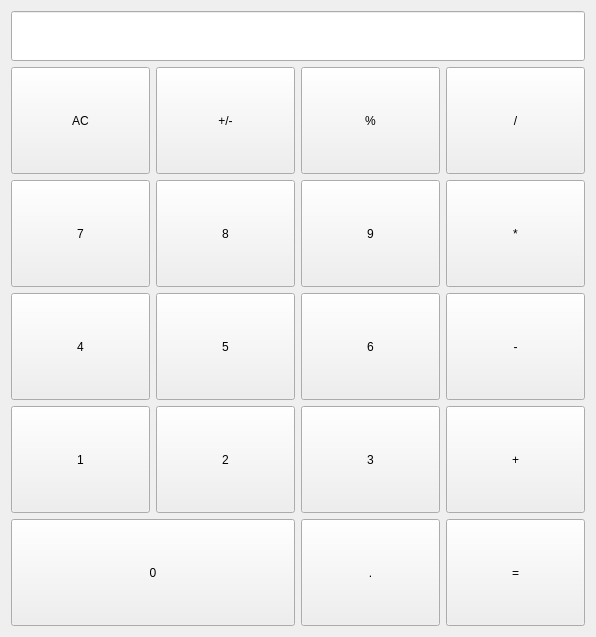
<?xml version="1.0" encoding="UTF-8"?>
<ui version="4.0">
 <class>Form</class>
 <widget class="QWidget" name="Form">
  <property name="geometry">
   <rect>
    <x>0</x>
    <y>0</y>
    <width>596</width>
    <height>637</height>
   </rect>
  </property>
  <property name="windowTitle">
   <string>Form</string>
  </property>
  <layout class="QGridLayout" name="gridLayout">
   <item row="0" column="0" colspan="4">
    <widget class="QLineEdit" name="lineEdit">
     <property name="minimumSize">
      <size>
       <width>0</width>
       <height>50</height>
      </size>
     </property>
     <property name="font">
      <font>
       <pointsize>20</pointsize>
       <weight>75</weight>
       <bold>true</bold>
      </font>
     </property>
     <property name="text">
      <string/>
     </property>
     <property name="alignment">
      <set>Qt::AlignRight|Qt::AlignTrailing|Qt::AlignVCenter</set>
     </property>
     <property name="readOnly">
      <bool>true</bool>
     </property>
    </widget>
   </item>
   <item row="1" column="0">
    <widget class="CaculatorBtn" name="pushButton">
     <property name="sizePolicy">
      <sizepolicy hsizetype="Minimum" vsizetype="Expanding">
       <horstretch>0</horstretch>
       <verstretch>0</verstretch>
      </sizepolicy>
     </property>
     <property name="text">
      <string>AC</string>
     </property>
     <property name="checkable">
      <bool>true</bool>
     </property>
     <property name="autoExclusive">
      <bool>true</bool>
     </property>
     <property name="bg" stdset="0">
      <string>lightgray</string>
     </property>
     <property name="role" stdset="0">
      <string>clear</string>
     </property>
    </widget>
   </item>
   <item row="1" column="1">
    <widget class="CaculatorBtn" name="pushButton_2">
     <property name="sizePolicy">
      <sizepolicy hsizetype="Minimum" vsizetype="Expanding">
       <horstretch>0</horstretch>
       <verstretch>0</verstretch>
      </sizepolicy>
     </property>
     <property name="text">
      <string>+/-</string>
     </property>
     <property name="checkable">
      <bool>true</bool>
     </property>
     <property name="autoExclusive">
      <bool>true</bool>
     </property>
     <property name="bg" stdset="0">
      <string>lightgray</string>
     </property>
     <property name="role" stdset="0">
      <string>num</string>
     </property>
    </widget>
   </item>
   <item row="1" column="2">
    <widget class="CaculatorBtn" name="pushButton_3">
     <property name="sizePolicy">
      <sizepolicy hsizetype="Minimum" vsizetype="Expanding">
       <horstretch>0</horstretch>
       <verstretch>0</verstretch>
      </sizepolicy>
     </property>
     <property name="text">
      <string>%</string>
     </property>
     <property name="checkable">
      <bool>true</bool>
     </property>
     <property name="autoExclusive">
      <bool>true</bool>
     </property>
     <property name="bg" stdset="0">
      <string>lightgray</string>
     </property>
     <property name="role" stdset="0">
      <string>num</string>
     </property>
    </widget>
   </item>
   <item row="1" column="3">
    <widget class="CaculatorBtn" name="pushButton_4">
     <property name="sizePolicy">
      <sizepolicy hsizetype="Minimum" vsizetype="Expanding">
       <horstretch>0</horstretch>
       <verstretch>0</verstretch>
      </sizepolicy>
     </property>
     <property name="text">
      <string>/</string>
     </property>
     <property name="checkable">
      <bool>true</bool>
     </property>
     <property name="autoExclusive">
      <bool>true</bool>
     </property>
     <property name="bg" stdset="0">
      <string>orange</string>
     </property>
     <property name="role" stdset="0">
      <string>operator</string>
     </property>
    </widget>
   </item>
   <item row="2" column="0">
    <widget class="CaculatorBtn" name="pushButton_7">
     <property name="sizePolicy">
      <sizepolicy hsizetype="Minimum" vsizetype="Expanding">
       <horstretch>0</horstretch>
       <verstretch>0</verstretch>
      </sizepolicy>
     </property>
     <property name="text">
      <string>7</string>
     </property>
     <property name="checkable">
      <bool>true</bool>
     </property>
     <property name="autoExclusive">
      <bool>true</bool>
     </property>
     <property name="bg" stdset="0">
      <string>gray</string>
     </property>
     <property name="role" stdset="0">
      <string>num</string>
     </property>
    </widget>
   </item>
   <item row="2" column="1">
    <widget class="CaculatorBtn" name="pushButton_5">
     <property name="sizePolicy">
      <sizepolicy hsizetype="Minimum" vsizetype="Expanding">
       <horstretch>0</horstretch>
       <verstretch>0</verstretch>
      </sizepolicy>
     </property>
     <property name="text">
      <string>8</string>
     </property>
     <property name="checkable">
      <bool>true</bool>
     </property>
     <property name="autoExclusive">
      <bool>true</bool>
     </property>
     <property name="bg" stdset="0">
      <string>gray</string>
     </property>
     <property name="role" stdset="0">
      <string>num</string>
     </property>
    </widget>
   </item>
   <item row="2" column="2">
    <widget class="CaculatorBtn" name="pushButton_6">
     <property name="sizePolicy">
      <sizepolicy hsizetype="Minimum" vsizetype="Expanding">
       <horstretch>0</horstretch>
       <verstretch>0</verstretch>
      </sizepolicy>
     </property>
     <property name="text">
      <string>9</string>
     </property>
     <property name="checkable">
      <bool>true</bool>
     </property>
     <property name="autoExclusive">
      <bool>true</bool>
     </property>
     <property name="bg" stdset="0">
      <string>gray</string>
     </property>
     <property name="role" stdset="0">
      <string>num</string>
     </property>
    </widget>
   </item>
   <item row="2" column="3">
    <widget class="CaculatorBtn" name="pushButton_8">
     <property name="sizePolicy">
      <sizepolicy hsizetype="Minimum" vsizetype="Expanding">
       <horstretch>0</horstretch>
       <verstretch>0</verstretch>
      </sizepolicy>
     </property>
     <property name="text">
      <string>*</string>
     </property>
     <property name="checkable">
      <bool>true</bool>
     </property>
     <property name="autoExclusive">
      <bool>true</bool>
     </property>
     <property name="bg" stdset="0">
      <string>orange</string>
     </property>
     <property name="role" stdset="0">
      <string>operator</string>
     </property>
    </widget>
   </item>
   <item row="3" column="0">
    <widget class="CaculatorBtn" name="pushButton_11">
     <property name="sizePolicy">
      <sizepolicy hsizetype="Minimum" vsizetype="Expanding">
       <horstretch>0</horstretch>
       <verstretch>0</verstretch>
      </sizepolicy>
     </property>
     <property name="text">
      <string>4</string>
     </property>
     <property name="checkable">
      <bool>true</bool>
     </property>
     <property name="autoExclusive">
      <bool>true</bool>
     </property>
     <property name="bg" stdset="0">
      <string>gray</string>
     </property>
     <property name="role" stdset="0">
      <string>num</string>
     </property>
    </widget>
   </item>
   <item row="3" column="1">
    <widget class="CaculatorBtn" name="pushButton_9">
     <property name="sizePolicy">
      <sizepolicy hsizetype="Minimum" vsizetype="Expanding">
       <horstretch>0</horstretch>
       <verstretch>0</verstretch>
      </sizepolicy>
     </property>
     <property name="text">
      <string>5</string>
     </property>
     <property name="checkable">
      <bool>true</bool>
     </property>
     <property name="autoExclusive">
      <bool>true</bool>
     </property>
     <property name="bg" stdset="0">
      <string>gray</string>
     </property>
     <property name="role" stdset="0">
      <string>num</string>
     </property>
    </widget>
   </item>
   <item row="3" column="2">
    <widget class="CaculatorBtn" name="pushButton_10">
     <property name="sizePolicy">
      <sizepolicy hsizetype="Minimum" vsizetype="Expanding">
       <horstretch>0</horstretch>
       <verstretch>0</verstretch>
      </sizepolicy>
     </property>
     <property name="text">
      <string>6</string>
     </property>
     <property name="checkable">
      <bool>true</bool>
     </property>
     <property name="autoExclusive">
      <bool>true</bool>
     </property>
     <property name="bg" stdset="0">
      <string>gray</string>
     </property>
     <property name="role" stdset="0">
      <string>num</string>
     </property>
    </widget>
   </item>
   <item row="3" column="3">
    <widget class="CaculatorBtn" name="pushButton_12">
     <property name="sizePolicy">
      <sizepolicy hsizetype="Minimum" vsizetype="Expanding">
       <horstretch>0</horstretch>
       <verstretch>0</verstretch>
      </sizepolicy>
     </property>
     <property name="text">
      <string>-</string>
     </property>
     <property name="checkable">
      <bool>true</bool>
     </property>
     <property name="autoExclusive">
      <bool>true</bool>
     </property>
     <property name="bg" stdset="0">
      <string>orange</string>
     </property>
     <property name="role" stdset="0">
      <string>operator</string>
     </property>
    </widget>
   </item>
   <item row="4" column="0">
    <widget class="CaculatorBtn" name="pushButton_15">
     <property name="sizePolicy">
      <sizepolicy hsizetype="Minimum" vsizetype="Expanding">
       <horstretch>0</horstretch>
       <verstretch>0</verstretch>
      </sizepolicy>
     </property>
     <property name="text">
      <string>1</string>
     </property>
     <property name="checkable">
      <bool>true</bool>
     </property>
     <property name="autoExclusive">
      <bool>true</bool>
     </property>
     <property name="bg" stdset="0">
      <string>gray</string>
     </property>
     <property name="role" stdset="0">
      <string>num</string>
     </property>
    </widget>
   </item>
   <item row="4" column="1">
    <widget class="CaculatorBtn" name="pushButton_13">
     <property name="sizePolicy">
      <sizepolicy hsizetype="Minimum" vsizetype="Expanding">
       <horstretch>0</horstretch>
       <verstretch>0</verstretch>
      </sizepolicy>
     </property>
     <property name="text">
      <string>2</string>
     </property>
     <property name="checkable">
      <bool>true</bool>
     </property>
     <property name="autoExclusive">
      <bool>true</bool>
     </property>
     <property name="bg" stdset="0">
      <string>gray</string>
     </property>
     <property name="role" stdset="0">
      <string>num</string>
     </property>
    </widget>
   </item>
   <item row="4" column="2">
    <widget class="CaculatorBtn" name="pushButton_14">
     <property name="sizePolicy">
      <sizepolicy hsizetype="Minimum" vsizetype="Expanding">
       <horstretch>0</horstretch>
       <verstretch>0</verstretch>
      </sizepolicy>
     </property>
     <property name="text">
      <string>3</string>
     </property>
     <property name="checkable">
      <bool>true</bool>
     </property>
     <property name="autoExclusive">
      <bool>true</bool>
     </property>
     <property name="bg" stdset="0">
      <string>gray</string>
     </property>
     <property name="role" stdset="0">
      <string>num</string>
     </property>
    </widget>
   </item>
   <item row="4" column="3">
    <widget class="CaculatorBtn" name="pushButton_16">
     <property name="sizePolicy">
      <sizepolicy hsizetype="Minimum" vsizetype="Expanding">
       <horstretch>0</horstretch>
       <verstretch>0</verstretch>
      </sizepolicy>
     </property>
     <property name="text">
      <string>+</string>
     </property>
     <property name="checkable">
      <bool>true</bool>
     </property>
     <property name="autoExclusive">
      <bool>true</bool>
     </property>
     <property name="bg" stdset="0">
      <string>orange</string>
     </property>
     <property name="role" stdset="0">
      <string>operator</string>
     </property>
    </widget>
   </item>
   <item row="5" column="0" colspan="2">
    <widget class="CaculatorBtn" name="pushButton_19">
     <property name="sizePolicy">
      <sizepolicy hsizetype="Minimum" vsizetype="Expanding">
       <horstretch>0</horstretch>
       <verstretch>0</verstretch>
      </sizepolicy>
     </property>
     <property name="text">
      <string>0</string>
     </property>
     <property name="checkable">
      <bool>true</bool>
     </property>
     <property name="autoExclusive">
      <bool>true</bool>
     </property>
     <property name="bg" stdset="0">
      <string>gray</string>
     </property>
     <property name="role" stdset="0">
      <string>num</string>
     </property>
    </widget>
   </item>
   <item row="5" column="2">
    <widget class="CaculatorBtn" name="pushButton_18">
     <property name="sizePolicy">
      <sizepolicy hsizetype="Minimum" vsizetype="Expanding">
       <horstretch>0</horstretch>
       <verstretch>0</verstretch>
      </sizepolicy>
     </property>
     <property name="text">
      <string>.</string>
     </property>
     <property name="checkable">
      <bool>true</bool>
     </property>
     <property name="autoExclusive">
      <bool>true</bool>
     </property>
     <property name="bg" stdset="0">
      <string>gray</string>
     </property>
     <property name="role" stdset="0">
      <string>num</string>
     </property>
    </widget>
   </item>
   <item row="5" column="3">
    <widget class="CaculatorBtn" name="pushButton_20">
     <property name="sizePolicy">
      <sizepolicy hsizetype="Minimum" vsizetype="Expanding">
       <horstretch>0</horstretch>
       <verstretch>0</verstretch>
      </sizepolicy>
     </property>
     <property name="text">
      <string>=</string>
     </property>
     <property name="checkable">
      <bool>true</bool>
     </property>
     <property name="autoExclusive">
      <bool>true</bool>
     </property>
     <property name="bg" stdset="0">
      <string>equal</string>
     </property>
     <property name="role" stdset="0">
      <string>equal</string>
     </property>
    </widget>
   </item>
  </layout>
 </widget>
 <customwidgets>
  <customwidget>
   <class>CaculatorBtn</class>
   <extends>QPushButton</extends>
   <header>Caculator_Btn</header>
   <slots>
    <signal>key_pressed()</signal>
    <slot>get_key()</slot>
   </slots>
  </customwidget>
 </customwidgets>
 <resources/>
 <connections>
  <connection>
   <sender>pushButton</sender>
   <signal>key_pressed()</signal>
   <receiver>Form</receiver>
   <slot>get_key()</slot>
   <hints>
    <hint type="sourcelabel">
     <x>73</x>
     <y>151</y>
    </hint>
    <hint type="destinationlabel">
     <x>-93</x>
     <y>126</y>
    </hint>
   </hints>
  </connection>
  <connection>
   <sender>pushButton_4</sender>
   <signal>key_pressed()</signal>
   <receiver>Form</receiver>
   <slot>get_key()</slot>
   <hints>
    <hint type="sourcelabel">
     <x>488</x>
     <y>124</y>
    </hint>
    <hint type="destinationlabel">
     <x>730</x>
     <y>126</y>
    </hint>
   </hints>
  </connection>
  <connection>
   <sender>pushButton_3</sender>
   <signal>key_pressed()</signal>
   <receiver>Form</receiver>
   <slot>get_key()</slot>
   <hints>
    <hint type="sourcelabel">
     <x>358</x>
     <y>121</y>
    </hint>
    <hint type="destinationlabel">
     <x>355</x>
     <y>-48</y>
    </hint>
   </hints>
  </connection>
  <connection>
   <sender>pushButton_2</sender>
   <signal>key_pressed()</signal>
   <receiver>Form</receiver>
   <slot>get_key()</slot>
   <hints>
    <hint type="sourcelabel">
     <x>267</x>
     <y>126</y>
    </hint>
    <hint type="destinationlabel">
     <x>259</x>
     <y>-64</y>
    </hint>
   </hints>
  </connection>
  <connection>
   <sender>pushButton_8</sender>
   <signal>key_pressed()</signal>
   <receiver>Form</receiver>
   <slot>get_key()</slot>
   <hints>
    <hint type="sourcelabel">
     <x>546</x>
     <y>265</y>
    </hint>
    <hint type="destinationlabel">
     <x>833</x>
     <y>281</y>
    </hint>
   </hints>
  </connection>
  <connection>
   <sender>pushButton_6</sender>
   <signal>key_pressed()</signal>
   <receiver>Form</receiver>
   <slot>get_key()</slot>
   <hints>
    <hint type="sourcelabel">
     <x>412</x>
     <y>249</y>
    </hint>
    <hint type="destinationlabel">
     <x>752</x>
     <y>233</y>
    </hint>
   </hints>
  </connection>
  <connection>
   <sender>pushButton_5</sender>
   <signal>key_pressed()</signal>
   <receiver>Form</receiver>
   <slot>get_key()</slot>
   <hints>
    <hint type="sourcelabel">
     <x>235</x>
     <y>249</y>
    </hint>
    <hint type="destinationlabel">
     <x>-39</x>
     <y>220</y>
    </hint>
   </hints>
  </connection>
  <connection>
   <sender>pushButton_7</sender>
   <signal>key_pressed()</signal>
   <receiver>Form</receiver>
   <slot>get_key()</slot>
   <hints>
    <hint type="sourcelabel">
     <x>101</x>
     <y>261</y>
    </hint>
    <hint type="destinationlabel">
     <x>-102</x>
     <y>240</y>
    </hint>
   </hints>
  </connection>
  <connection>
   <sender>pushButton_11</sender>
   <signal>key_pressed()</signal>
   <receiver>Form</receiver>
   <slot>get_key()</slot>
   <hints>
    <hint type="sourcelabel">
     <x>82</x>
     <y>318</y>
    </hint>
    <hint type="destinationlabel">
     <x>-105</x>
     <y>333</y>
    </hint>
   </hints>
  </connection>
  <connection>
   <sender>pushButton_9</sender>
   <signal>key_pressed()</signal>
   <receiver>Form</receiver>
   <slot>get_key()</slot>
   <hints>
    <hint type="sourcelabel">
     <x>256</x>
     <y>348</y>
    </hint>
    <hint type="destinationlabel">
     <x>-12</x>
     <y>350</y>
    </hint>
   </hints>
  </connection>
  <connection>
   <sender>pushButton_10</sender>
   <signal>key_pressed()</signal>
   <receiver>Form</receiver>
   <slot>get_key()</slot>
   <hints>
    <hint type="sourcelabel">
     <x>406</x>
     <y>366</y>
    </hint>
    <hint type="destinationlabel">
     <x>685</x>
     <y>368</y>
    </hint>
   </hints>
  </connection>
  <connection>
   <sender>pushButton_12</sender>
   <signal>key_pressed()</signal>
   <receiver>Form</receiver>
   <slot>get_key()</slot>
   <hints>
    <hint type="sourcelabel">
     <x>507</x>
     <y>319</y>
    </hint>
    <hint type="destinationlabel">
     <x>748</x>
     <y>331</y>
    </hint>
   </hints>
  </connection>
  <connection>
   <sender>pushButton_15</sender>
   <signal>key_pressed()</signal>
   <receiver>Form</receiver>
   <slot>get_key()</slot>
   <hints>
    <hint type="sourcelabel">
     <x>55</x>
     <y>460</y>
    </hint>
    <hint type="destinationlabel">
     <x>-53</x>
     <y>442</y>
    </hint>
   </hints>
  </connection>
  <connection>
   <sender>pushButton_13</sender>
   <signal>key_pressed()</signal>
   <receiver>Form</receiver>
   <slot>get_key()</slot>
   <hints>
    <hint type="sourcelabel">
     <x>201</x>
     <y>474</y>
    </hint>
    <hint type="destinationlabel">
     <x>-18</x>
     <y>464</y>
    </hint>
   </hints>
  </connection>
  <connection>
   <sender>pushButton_14</sender>
   <signal>key_pressed()</signal>
   <receiver>Form</receiver>
   <slot>get_key()</slot>
   <hints>
    <hint type="sourcelabel">
     <x>367</x>
     <y>425</y>
    </hint>
    <hint type="destinationlabel">
     <x>715</x>
     <y>441</y>
    </hint>
   </hints>
  </connection>
  <connection>
   <sender>pushButton_16</sender>
   <signal>key_pressed()</signal>
   <receiver>Form</receiver>
   <slot>get_key()</slot>
   <hints>
    <hint type="sourcelabel">
     <x>514</x>
     <y>476</y>
    </hint>
    <hint type="destinationlabel">
     <x>721</x>
     <y>478</y>
    </hint>
   </hints>
  </connection>
  <connection>
   <sender>pushButton_19</sender>
   <signal>key_pressed()</signal>
   <receiver>Form</receiver>
   <slot>get_key()</slot>
   <hints>
    <hint type="sourcelabel">
     <x>166</x>
     <y>596</y>
    </hint>
    <hint type="destinationlabel">
     <x>-25</x>
     <y>578</y>
    </hint>
   </hints>
  </connection>
  <connection>
   <sender>pushButton_18</sender>
   <signal>key_pressed()</signal>
   <receiver>Form</receiver>
   <slot>get_key()</slot>
   <hints>
    <hint type="sourcelabel">
     <x>362</x>
     <y>608</y>
    </hint>
    <hint type="destinationlabel">
     <x>-9</x>
     <y>539</y>
    </hint>
   </hints>
  </connection>
  <connection>
   <sender>pushButton_20</sender>
   <signal>key_pressed()</signal>
   <receiver>Form</receiver>
   <slot>get_key()</slot>
   <hints>
    <hint type="sourcelabel">
     <x>490</x>
     <y>557</y>
    </hint>
    <hint type="destinationlabel">
     <x>759</x>
     <y>560</y>
    </hint>
   </hints>
  </connection>
 </connections>
 <slots>
  <slot>get_key()</slot>
 </slots>
</ui>
